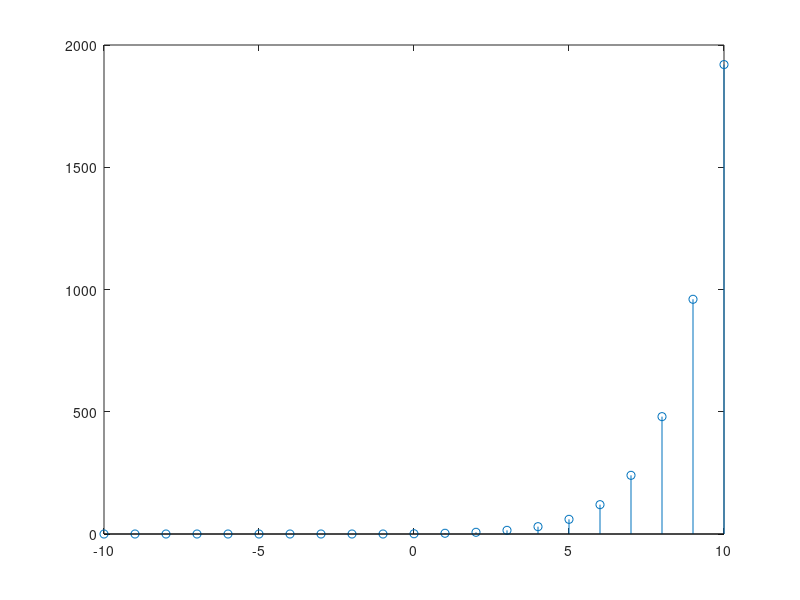

This figure's MATLAB source:
n = -10:1:10;
myStep = @(n) (n>=0);
x = (2.^n).*myStep(n);
temp = -5:1:5;
stem(temp,x(6:16));
h = myStep(n+2) - myStep(n-2);
stem(n,h);
y = conv(h,x);
temp = -10:1:10;
stem(temp,y(9:29));